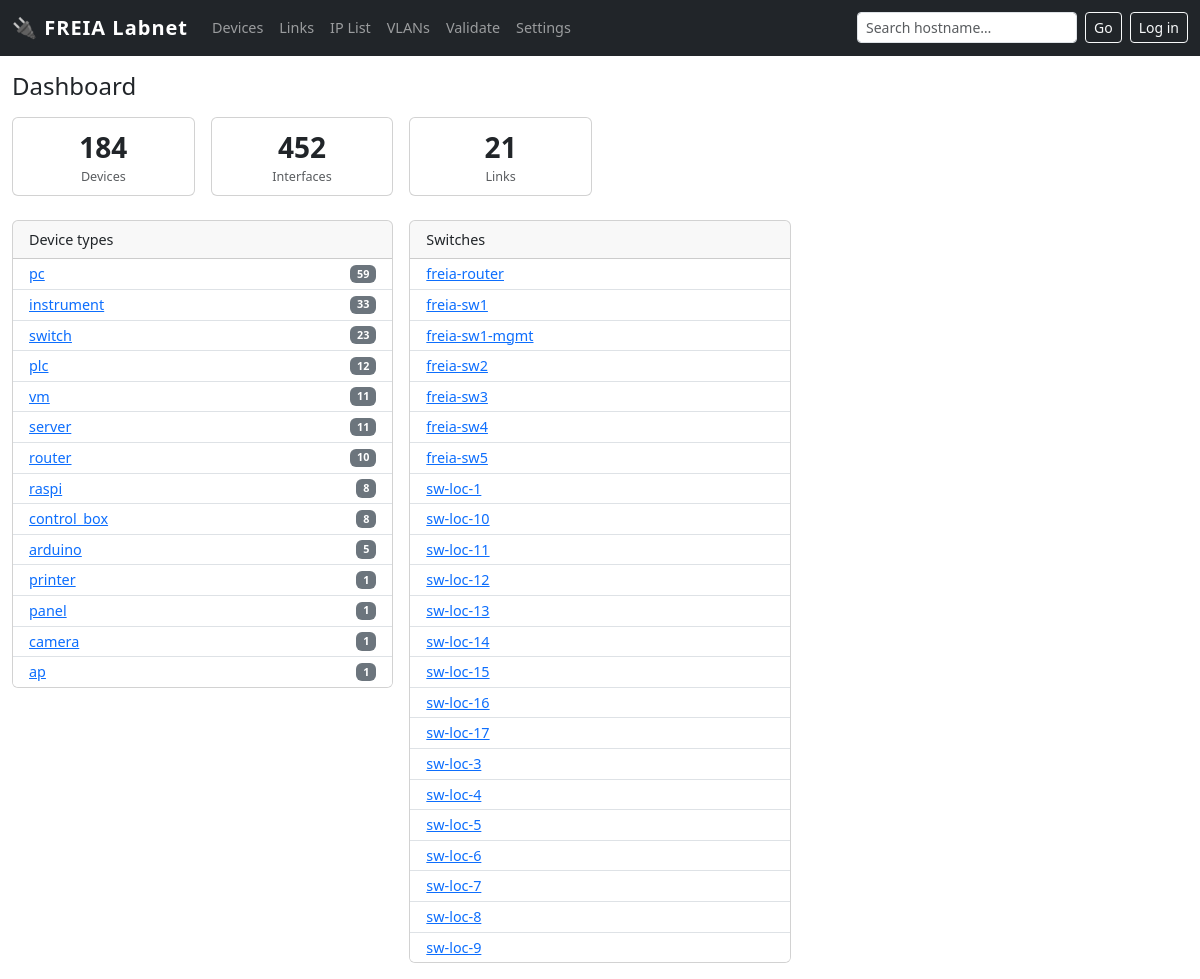
The app's page /, older data.
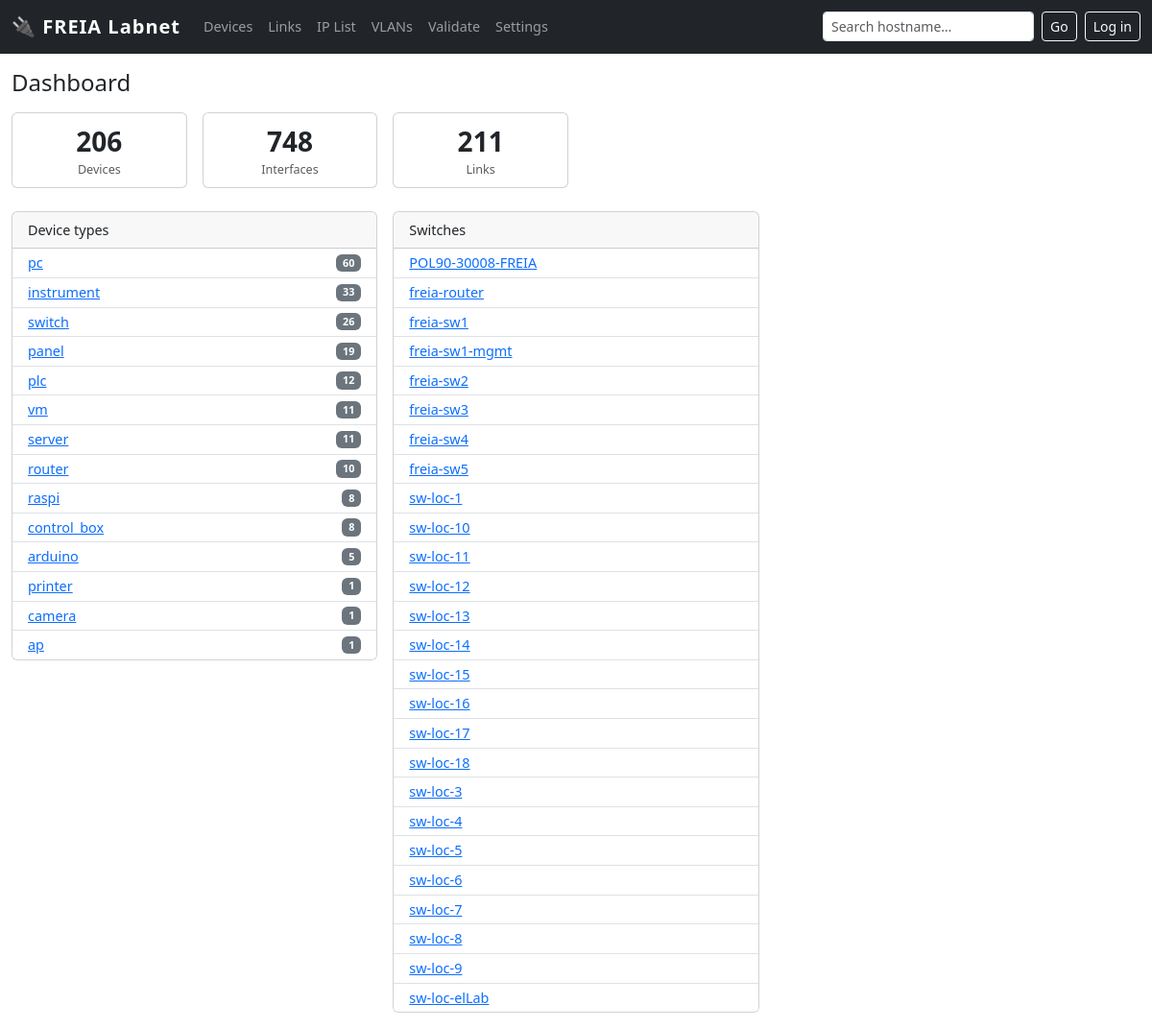
The same page, newer data.
### tables this page shows
CREATE TABLE "device" (
    id INTEGER PRIMARY KEY,
    hostname TEXT UNIQUE,
    kind TEXT NOT NULL,
    vendor_model TEXT,
    os TEXT,
    serial TEXT,
    location_id INTEGER REFERENCES location(id),
    owner TEXT,
    purpose TEXT,
    status TEXT NOT NULL DEFAULT 'active' CHECK(status IN (
        'active','spare','loan','disconnected','retired','planned'
    )),
    notes TEXT,
    vm_host_id INTEGER REFERENCES device(id)
);

### app.py (the view)
@app.route('/')
def index():
    counts = {r['kind']: r['cnt'] for r in query(
        "SELECT kind, COUNT(*) as cnt FROM device GROUP BY kind ORDER BY cnt DESC")}
    totals = query(
        "SELECT COUNT(*) as devices FROM device")[0]['devices']
    ifaces  = query("SELECT COUNT(*) as n FROM iface")[0]['n']
    links   = query("SELECT COUNT(*) as n FROM link")[0]['n']
    switches = query(
        "SELECT hostname FROM device WHERE kind='switch' ORDER BY hostname")
    return render_template('index.html',
        counts=counts, totals=totals, ifaces=ifaces, links=links,
        switches=switches)

### app.py (called while the page is built)
@app.before_request
def _require_login_for_writes():
    if not _AUTH_HASH:
        return                            # no password set → open (dev mode)
    if request.endpoint in ('login', 'logout', 'static'):
        return
    if request.method == 'POST' and not current_user.is_authenticated:
        flash('Please log in to make changes.', 'warning')
        return redirect(url_for('login'))

def get_db():
    db = getattr(g, '_database', None)
    if db is None:
        db = g._database = sqlite3.connect(LABNET_PATH)
        db.row_factory = sqlite3.Row
        db.execute('PRAGMA foreign_keys = ON')
    return db

def query(sql, args=(), one=False):
    cur = get_db().execute(sql, args)
    rv = cur.fetchall()
    return (rv[0] if rv else None) if one else rv

### templates/index.html (shortened to what this page needs)
{% extends "base.html" %}
{% block content %}
<h4 class="mb-3">Dashboard</h4>
<div class="row g-3 mb-4">
  <div class="col-sm-4 col-md-2">
    <div class="card text-center">
      <div class="card-body py-2">
        <div class="fs-3 fw-bold">{{ totals }}</div>
        <div class="text-muted small">Devices</div>
      </div>
    </div>
  </div>
  <div class="col-sm-4 col-md-2">
    <div class="card text-center">
      <div class="card-body py-2">
        <div class="fs-3 fw-bold">{{ ifaces }}</div>
        <div class="text-muted small">Interfaces</div>
      </div>
    </div>
  </div>
  <div class="col-sm-4 col-md-2">
    <div class="card text-center">
      <div class="card-body py-2">
        <div class="fs-3 fw-bold">{{ links }}</div>
        <div class="text-muted small">Links</div>
      </div>
    </div>
  </div>
</div>
<div class="row g-3">
  <div class="col-md-4">
    <div class="card">
      <div class="card-header">Device types</div>
      <ul class="list-group list-group-flush">
        {% for kind, cnt in counts.items() %}
        <li class="list-group-item d-flex justify-content-between align-items-center py-1">
          <a href="/devices?kind={{ kind }}">{{ kind }}</a>
          <span class="badge bg-secondary">{{ cnt }}</span>
        </li>
        {% endfor %}
      </ul>
    </div>
  </div>
  <div class="col-md-4">
    <div class="card">
      <div class="card-header">Switches</div>
      <ul class="list-group list-group-flush">
        {% for sw in switches %}
        <li class="list-group-item py-1">
          <a href="/switch/{{ sw['hostname'] }}">{{ sw['hostname'] }}</a>
        </li>
        {% endfor %}
      </ul>
    </div>
  </div>
</div>
{% endblock %}

Row changes from the older to the newer data that the page shows:
added device: hostname "POL90-30008-FREIA"
added device: hostname "sw-loc-18"
added device: hostname "sw-loc-elLab"
Text that changed along with them:
{{ totals }}: "184" → "206"
{{ ifaces }}: "452" → "748"
{{ links }}: "21" → "211"
new list line: "pc 60"
new list line: "switch 26"
new list line: "panel 19"
list line gone: "pc 59"
list line gone: "switch 23"
list line gone: "panel 1"
